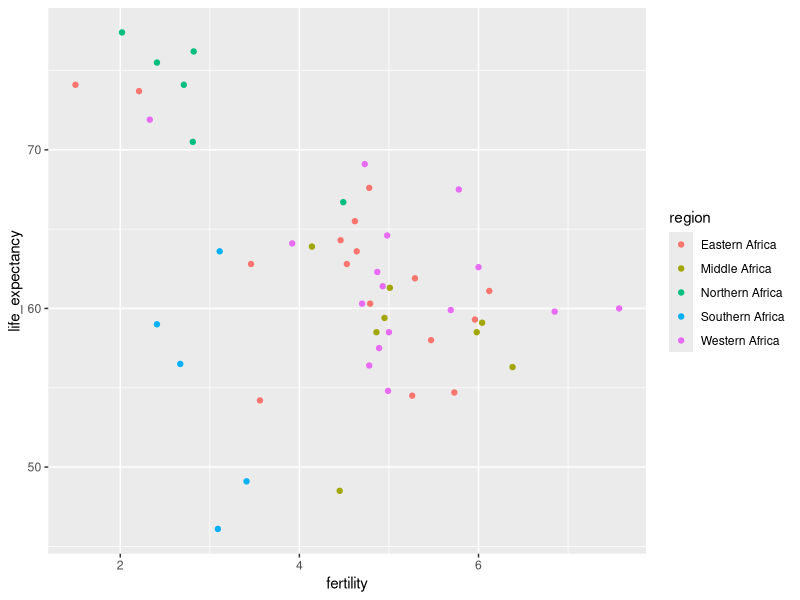

This chart was generated by the following R code:
library(dplyr)
library(ggplot2)
library(dslabs)
data(gapminder)
gapminder %>% filter(year==2012 & continent=="Africa")%>%ggplot(aes(x=fertility,y=life_expectancy,color=region))+
  geom_point()
